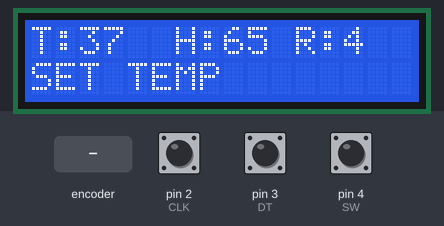
Bench run of a sketch on a simulated Arduino Uno, built with avr-gcc and run on an emulated ATmega328P. Parts: 16×2 character LCD. The test bench sets the inputs (shaded band); at power-on: pin 4 (SW) HIGH, pin 2 (CLK) HIGH, pin 3 (DT) HIGH. What the sketch prints to the serial monitor is not drawn.

Above: at 1.4 s.
1.5 s: rotary encoder on pin 2 (CLK) / pin 3 (DT) turned 3 steps (first pin leading)
At 1.68 s:
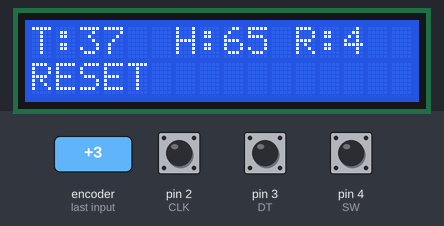
At 2.6 s:
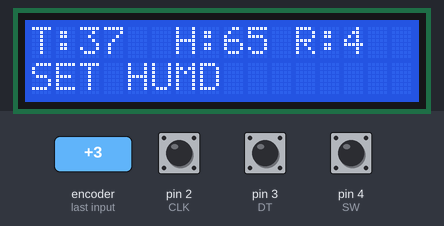
3.6 s: pin 4 (SW) pulled LOW for 0.15 s
At 3.62 s:
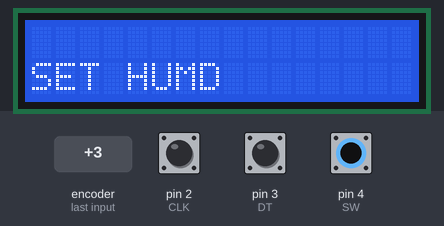
Timing chart, 0 to 6.6 s (numbered marks = the images above; inputs shaded):
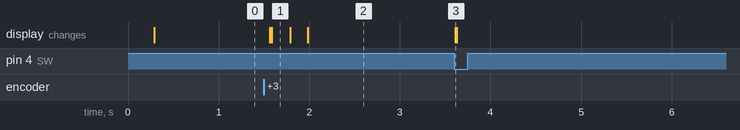

Measured:
- after the input at 1.5 s, the display: first changes after 0.07 s (image 1 shows a later state)
- after the input at 3.6 s, the display: changes at once (image 3)

The sketch:

incubator_concept.ino
```cpp
#define CLK 2
#define DT 3
#define SW 4

#include <EEPROM.h>
#include <Wire.h>
#include <LiquidCrystal_PCF8574.h>
LiquidCrystal_PCF8574 lcd(0x27);

int counter = 0;
int cnt=0;
int currentStateCLK;
int lastStateCLK;
unsigned long lastButtonPress = 0;
int sizmenu[3] ={51,96,9};
char *mainmenu[] ={"SET TEMP","SET HUMD","SERVO","RESET"};
char *setmode[] ={"INCUBATOR","HATCHER"};
int siz;
boolean mD=true;
int opval[3]={37,65,4};

void setup() {
  Wire.begin();
  Wire.beginTransmission(0x27);
  pinMode(CLK,INPUT);
  pinMode(DT,INPUT);
  pinMode(SW, INPUT_PULLUP);
  lcd.begin(16, 2);
  lcd.setBacklight(255);
  lcd.home(); lcd.clear();
  Serial.begin(9600);
  lastStateCLK = digitalRead(CLK);
  //memcpy(curr,mainmenu,sizeof(mainmenu));
  Serial.print(readStringFromEEPROM(0));
  if((readStringFromEEPROM(0))==NULL){
    mD=false;
  }

}
void(* resetFunc) (void) = 0;
void loop(){
  if(mD==true){
    disp();
    rot();
  }
  else{
    SET();
    SET_MODE();
  }
}
void SET_MODE(){
  int lim=sizeof(setmode)/2;
  int currentCLK = digitalRead(CLK);
  if (currentCLK != lastStateCLK  && currentCLK == 1){
    lcd.clear();
    lcd.setCursor(0, 1);
    if (digitalRead(DT) != currentCLK) {
      cnt --;
      if(cnt<0){
        cnt=lim-1;
      }
    }
    else {
      // Encoder is rotating CW so increment
      cnt ++;
      if(cnt>lim-1){
        cnt=0;
      }
    }
    lcd.print(setmode[cnt]);

  }
  lastStateCLK = currentCLK;

  int btnState = digitalRead(SW);
  if (btnState == LOW) {
    //if 50ms have passed since last LOW pulse, it means that the
    //button has been pressed, released and pressed again
    if (millis() - lastButtonPress > 50) {
      lcd.clear();
      lcd.setCursor(0, 1);
      writeStringToEEPROM(0,setmode[cnt]);
      delay(1000);
      resetFunc();

    }
    int lastPress = millis();
  }
  delay(1);
}
void disp(){
  lcd.setCursor(0,0);
  lcd.print("T:");lcd.print(opval[0]);lcd.print("  H:");lcd.print(opval[1]);lcd.print(" R:");lcd.print(opval[2]);
}
void SET(){
  lcd.setCursor(0,0);
  lcd.print("SELECT MODE");
}
void rot() {
  A:
  lcd.setCursor(0,1);
  lcd.print(mainmenu[counter]);
  int lim=sizeof(mainmenu)/2;
  currentStateCLK = digitalRead(CLK);
  if (currentStateCLK != lastStateCLK  && currentStateCLK == 1){
    lcd.clear();
    //lcd.setCursor(0,1);
    if (digitalRead(DT) != currentStateCLK) {
      counter --;
      if(counter<0){
        counter =lim-1;
      }
    } else {
      counter ++;
      if(counter==lim){
        counter=0;
      }
    }
    //lcd.print(mainmenu[counter]);

  }
  lastStateCLK = currentStateCLK;
  int btnState = digitalRead(SW);

  //If we detect LOW signal, button is pressed
  if (btnState == LOW){
    if (millis() - lastButtonPress > 50) {
      int cn=0;
      if(mainmenu[counter]=="RESET"){
        goto A;
      }
      while(1){
        int mx=sizmenu[counter];
        currentStateCLK = digitalRead(CLK);
        if (currentStateCLK != lastStateCLK  && currentStateCLK == 1){
          lcd.clear();
          if (digitalRead(DT) != currentStateCLK) {
            cn--;
            if(cn<0){
              cn=mx-1;}
            }
          else{
            cn++;
            if(cn==mx){
              cn=0;}
            }
          lcd.setCursor(10,1);
          lcd.print(cn);

         }
        lastStateCLK = currentStateCLK;
        btnState = digitalRead(SW);
        if (btnState == LOW) {
          if (millis() - 0> 50) {
            if(cn<mx){
              lastButtonPress = millis();
              lcd.clear();
              goto A;
             }
          }
       }
   }

}
    lastButtonPress = millis();
  }
  delay(1);
}
void writeStringToEEPROM(int addrOffset, const String &strToWrite)
{
  byte len = strToWrite.length();
  EEPROM.write(addrOffset, len);
  for (int i = 0; i < len; i++)
  {
    EEPROM.write(addrOffset + 1 + i, strToWrite[i]);
  }
}
String readStringFromEEPROM(int addrOffset)
{
  int newStrLen = EEPROM.read(addrOffset);
  char data[newStrLen + 1];
  for (int i = 0; i < newStrLen; i++)
  {
    data[i] = EEPROM.read(addrOffset + 1 + i);
  }
  data[newStrLen] = '\0';
  return String(data);
}
```
